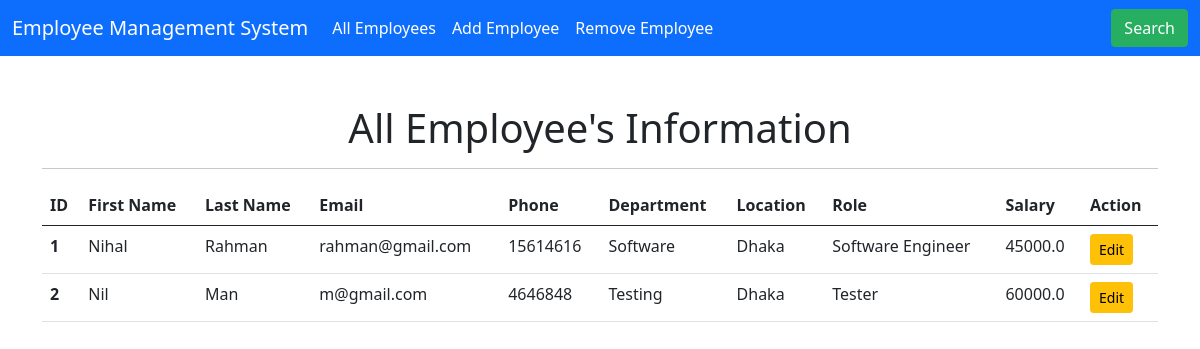
The app's page /allemp/, older data.
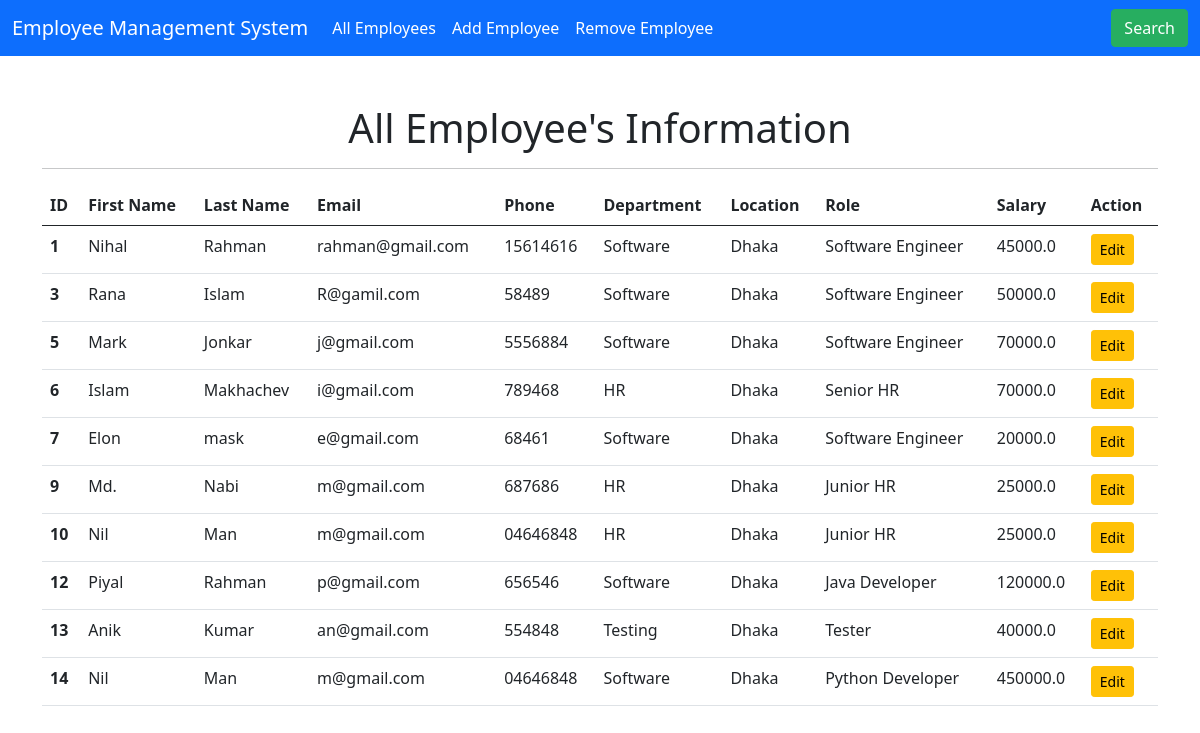
The same page, newer data.
### emp/models.py (models this page shows, shortened)
class Employee(models.Model):
    first_name = models.CharField(max_length=50,null=False)
    last_name = models.CharField(max_length=50)
    email = models.EmailField(max_length=50)
    phone = models.CharField(max_length=12, blank=True)
    dept = models.ForeignKey(Department,on_delete=models.CASCADE)
    role = models.ForeignKey(Role,on_delete=models.CASCADE)
    salary = models.FloatField(default=0)

class Department(models.Model):
    name = models.CharField(max_length=20)
    location = models.CharField(max_length=20)

class Role(models.Model):
    name = models.CharField(max_length=50, unique=True)

### emp/views.py (the view)
# urls.py: path("allemp/",views.allemp,name="allemp"),
def allemp(request):
    emps = Employee.objects.all()
    context ={
        'emps':emps
    }
    return render(request,'all_emp.html',context)

### emp/templates/all_emp.html (shortened to what this page needs)
{% extends "base.html" %}
{% block content %}
<div class="container mt-5">
    <h1 class="text-center">All Employee's Information</h1><hr>
    <div class="table-responsive">
        <table class="table table-hover">
            <thead class="thead-dark">
                <tr>
                    <th scope="col">ID</th>
                    <th scope="col">First Name</th>
                    <th scope="col">Last Name</th>
                    <th scope="col">Email</th>
                    <th scope="col">Phone</th>
                    <th scope="col">Department</th>
                    <th scope="col">Location</th>
                    <th scope="col">Role</th>
                    <th scope="col">Salary</th>
                    <th scope="col">Action</th>
                </tr>
            </thead>
            <tbody>
                {% for emp in emps %}
                    <tr>
                        <th scope="row">{{ emp.id }}</th>
                        <td>{{ emp.first_name }}</td>
                        <td>{{ emp.last_name }}</td>
                        <td>{{ emp.email }}</td>
                        <td>{{ emp.phone }}</td>
                        <td>{{ emp.dept.name }}</td>
                        <td>{{ emp.dept.location }}</td>
                        <td>{{ emp.role.name }}</td>
                        <td>{{ emp.salary }}</td>
                        <td>
                            <a href="{% url 'update' emp.id %}" class="btn btn-warning btn-sm">Edit</a>
                        </td>
                    </tr>
                {% endfor %}
            </tbody>
        </table>
    </div>
</div>
{% endblock %}

### emp/templates/base.html (shortened to what this page needs)
<!DOCTYPE html>
<html lang="en">
<head>
    <link href="https://cdn.jsdelivr.net/npm/bootstrap@5.0.2/dist/css/bootstrap.min.css" rel="stylesheet">
</head>
<body>
<nav class="navbar navbar-expand-lg navbar-dark bg-primary">
    <div class="container-fluid">
        <a class="navbar-brand" href="{% url 'allemp' %}">Employee Management System</a>
        <div class="collapse navbar-collapse" id="navbarSupportedContent">
            <ul class="navbar-nav me-auto mb-2 mb-lg-0">
                <li class="nav-item">
                    <a class="nav-link active" aria-current="page" href="{% url 'allemp' %}">All Employees</a>
                </li>
                <li class="nav-item">
                    <a class="nav-link active" href="{% url 'add' %}">Add Employee</a>
                </li>
                <li class="nav-item">
                    <a class="nav-link active" href="{% url 'remove' %}">Remove Employee</a>
                </li>
            </ul>
            <a class="btn btn-primary" href="{% url 'search' %}" role="button">Search</a>
        </div>
    </div>
</nav>
    {% block content %}
    {% endblock content %}
</body>
</html>

### emp/templates/base.html (style rules this page uses)
.navbar { background-color: #3498db; }
.navbar-brand, .navbar-nav .nav-link { color: #fff !important; }
.btn-primary { background-color: #27ae60; border-color: #27ae60; }

Row changes from the older to the newer data that the page shows:
removed Employee: id "2", first_name "Nil", last_name "Man", email "m@gmail.com", phone "4646848", dept.name "Testing", dept.location "Dhaka", role.name "Tester", salary "60000.0"
added Employee: id "3", first_name "Rana", last_name "Islam", email "R@gamil.com", phone "58489", dept.name "Software", dept.location "Dhaka", role.name "Software Engineer", salary "50000.0"
added Employee: id "5", first_name "Mark", last_name "Jonkar", email "j@gmail.com", phone "5556884", dept.name "Software", dept.location "Dhaka", role.name "Software Engineer", salary "70000.0"
added Employee: id "6", first_name "Islam", last_name "Makhachev", email "i@gmail.com", phone "789468", dept.name "HR", dept.location "Dhaka", role.name "Senior HR", salary "70000.0"
added Employee: id "7", first_name "Elon", last_name "mask", email "e@gmail.com", phone "68461", dept.name "Software", dept.location "Dhaka", role.name "Software Engineer", salary "20000.0"
added Employee: id "9", first_name "Md.", last_name "Nabi", email "m@gmail.com", phone "687686", dept.name "HR", dept.location "Dhaka", role.name "Junior HR", salary "25000.0"
added Employee: id "10", first_name "Nil", last_name "Man", email "m@gmail.com", phone "04646848", dept.name "HR", dept.location "Dhaka", role.name "Junior HR", salary "25000.0"
added Employee: id "12", first_name "Piyal", last_name "Rahman", email "p@gmail.com", phone "656546", dept.name "Software", dept.location "Dhaka", role.name "Java Developer", salary "120000.0"
added Employee: id "13", first_name "Anik", last_name "Kumar", email "an@gmail.com", phone "554848", dept.name "Testing", dept.location "Dhaka", role.name "Tester", salary "40000.0"
added Employee: id "14", first_name "Nil", last_name "Man", email "m@gmail.com", phone "04646848", dept.name "Software", dept.location "Dhaka", role.name "Python Developer", salary "450000.0"
